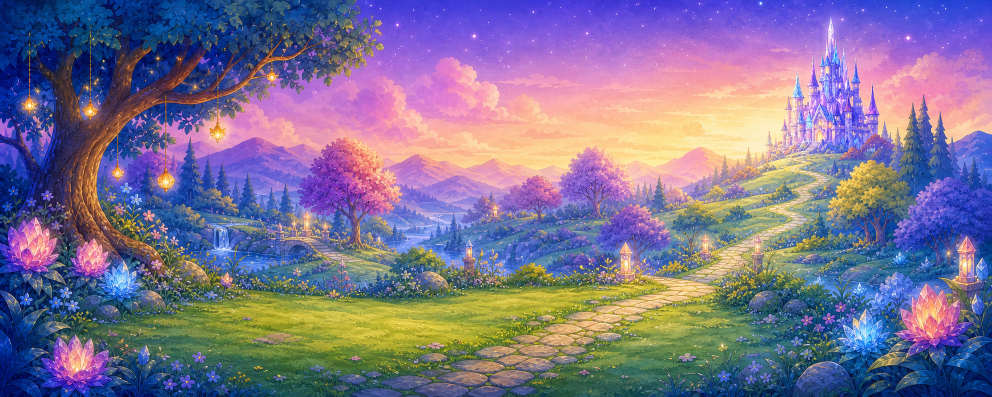
#> input picture assets/backgrounds/fantasy_castle_wide_v2.png, 1983 x 793 px (shown at 1/2 size)
$ python -i render_generated_v2_team_1.py   (imports and definitions only)
#> lines starting #> are read from the running program, lines starting #| are printed output that depends on the picture
"""Render team 1's v2 stationary action previews.

This renderer is intentionally self-contained. It reads only the generated_v2
motion sheets and a v2 background, then writes only the designated generated_v2
team folder. Video frames contain no review labels; labels are confined to the
contact sheets and the output manifest.
"""

from __future__ import annotations

import argparse
import copy
import json
import math
from pathlib import Path
from typing import Any

import imageio.v2 as imageio
import numpy as np
from PIL import Image, ImageDraw, ImageEnhance, ImageFilter, ImageFont, ImageOps


ROOT = Path(__file__).resolve().parents[2]
POSTURE_DIR = ROOT / "assets" / "characters" / "motion_sheets" / "generated_v2" / "team_a_posture"
GESTURE_DIR = ROOT / "assets" / "characters" / "motion_sheets" / "generated_v2" / "team_b_gestures"
OUTPUT_DIR = ROOT / "output" / "video_previews" / "generated_v2" / "team_1_stationary"
BACKGROUND_PATH = ROOT / "assets" / "backgrounds" / "fantasy_castle_wide_v2.png"

CHARACTER = "male_01"
WIDTH = 960
HEIGHT = 480
FPS = 30
DURATION_SECONDS = 8.0
FRAME_COUNT = 240
GROUND_Y = 452
FLOW_MIN_SILHOUETTE_IOU = 0.40
ACTION_ORDER = ("kneel", "bow", "crouch", "stretch", "clap", "point", "nod", "dance")
POSTURE_ACTIONS = set(ACTION_ORDER[:4])
FORCED_POSE_CUT_ACTIONS = {"dance"}


# Each action gets a deliberately different timing arc. Repeated cells encode
# holds without inventing extra art between authored poses.
TIMELINES: dict[str, tuple[tuple[float, int, str], ...]] = {
    "kneel": (
        (0.00, 0, "prepare"), (0.13, 1, "prepare"), (0.29, 2, "act"),
        (0.40, 3, "act"), (0.56, 4, "hold"), (0.67, 5, "hold"),
        (0.84, 6, "recover"), (1.00, 7, "recover"),
    ),
    "bow": (
        (0.00, 0, "prepare"), (0.16, 1, "prepare"), (0.31, 2, "act"),
        (0.43, 3, "act"), (0.61, 4, "hold"), (0.69, 5, "hold"),
        (0.86, 6, "recover"), (1.00, 7, "recover"),
    ),
    "crouch": (
        (0.00, 0, "prepare"), (0.15, 1, "prepare"), (0.31, 2, "act"),
        (0.43, 3, "act"), (0.61, 4, "hold"), (0.70, 5, "hold"),
        (0.86, 6, "recover"), (1.00, 7, "recover"),
    ),
    "stretch": (
        (0.00, 0, "prepare"), (0.15, 1, "prepare"), (0.29, 2, "act"),
        (0.42, 3, "act"), (0.59, 4, "hold"), (0.70, 5, "hold"),
        (0.86, 6, "recover"), (1.00, 7, "recover"),
    ),
    "clap": (
        (0.00, 0, "prepare"), (0.13, 1, "prepare"), (0.25, 2, "act"),
        (0.34, 3, "hold"), (0.43, 4, "act"), (0.57, 5, "prepare"),
        (0.70, 6, "act"), (0.79, 6, "hold"), (1.00, 7, "recover"),
    ),
    "point": (
        (0.00, 0, "prepare"), (0.15, 1, "act"), (0.28, 2, "act"),
        (0.39, 3, "hold"), (0.50, 4, "recover"), (0.63, 5, "act"),
        (0.76, 6, "hold"), (1.00, 7, "recover"),
    ),
    "nod": (
        (0.00, 0, "prepare"), (0.16, 1, "act"), (0.29, 2, "act"),
        (0.41, 3, "hold"), (0.55, 4, "recover"), (0.70, 5, "recover"),
        (0.83, 6, "hold"), (1.00, 7, "recover"),
    ),
    "dance": (
        (0.00, 0, "prepare"), (0.14, 1, "act"), (0.27, 2, "hold"),
        (0.42, 3, "act"), (0.55, 4, "hold"), (0.69, 5, "act"),
        (0.84, 6, "act"), (1.00, 7, "recover"),
    ),
}


# [29 lines left out: functions parse_args, read_json, find_asset, resolve_sheet, not called in this run]


def extract_cells(sheet_path: Path) -> tuple[Image.Image, ...]:
    with Image.open(sheet_path) as source:
#> source is the input picture: PIL image 1983x793 RGB; mean R, G, B 123.8, 113.9, 145.2
        sheet = source.convert("RGBA")
        cells: list[Image.Image] = []
        for index in range(8):
            column = index % 4
            row = index // 4
            left = round(column * sheet.width / 4)
            right = round((column + 1) * sheet.width / 4)
            top = round(row * sheet.height / 2)
            bottom = round((row + 1) * sheet.height / 2)
            cell = sheet.crop((left, top, right, bottom))
            bbox = cell.getchannel("A").getbbox()
            if bbox is None:
                raise ValueError(f"Empty alpha cell {index} in {sheet_path}")
            cells.append(cell.crop(bbox))
#> this loop made 8 passes
#> bbox on passes 1 to 8: (0, 0, 496, 396), (0, 0, 496, 396), (0, 0, 495, 396), (0, 0, 496, 396), (0, 0, 496, 397), (0, 0, 496, 397), (0, 0, 495, 397), (0, 0, 496, 397)
#> pass 1, in extract_cells, `cell = sheet.crop((left, top, right, bottom))`:
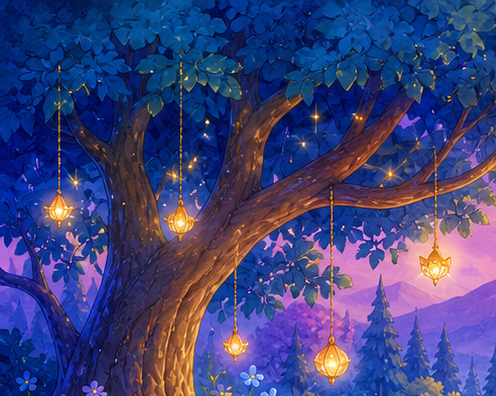
#> cell: PIL image 496x396 RGBA; mean R, G, B, A 62.7, 66.2, 123.8, 255
#> pass 2, in extract_cells, `cell = sheet.crop((left, top, right, bottom))`:
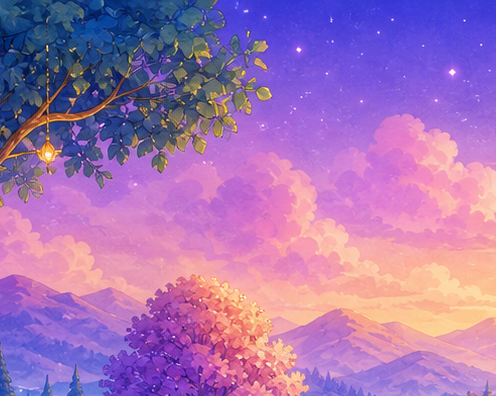
#> cell: PIL image 496x396 RGBA; mean R, G, B, A 165.5, 116, 178.1, 255
#> pass 3, in extract_cells, `cell = sheet.crop((left, top, right, bottom))`:
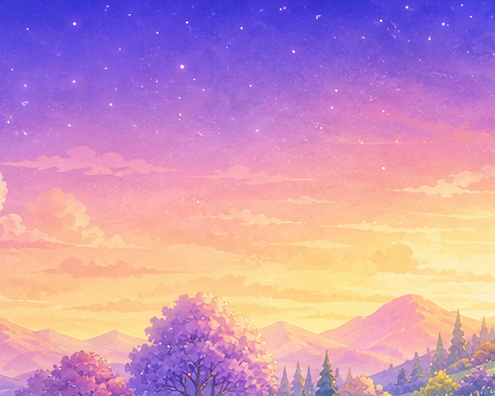
#> cell: PIL image 495x396 RGBA; mean R, G, B, A 201.6, 148.5, 184, 255
#> after the loop:
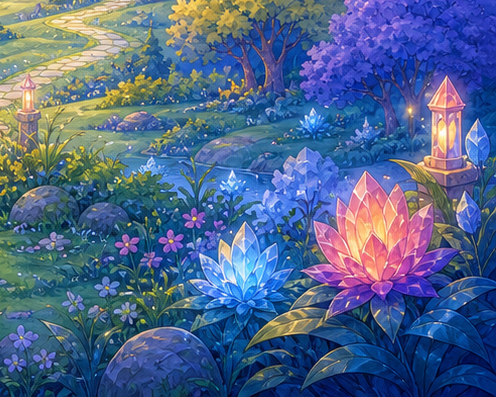
#> cell: PIL image 496x397 RGBA; mean R, G, B, A 79.6, 101.4, 139.8, 255
#> after the loop, cells = 8 items
    return tuple(cells)


def source_phase_by_cell(asset: dict[str, Any]) -> dict[int, str]:
    records = asset.get("frames") or asset.get("phase_intent") or []
    return {int(record["cell"]) - 1: str(record.get("phase", "")) for record in records}


def smoothstep(value: float) -> float:
    value = min(max(float(value), 0.0), 1.0)
    return value * value * (3.0 - 2.0 * value)


# [450 lines left out: functions bottom_aligned_canvases, trim_alpha, premultiplied_blend, interpolate_pose, pose_at, fit_background and 10 more, not called in this run]


# [2 lines not run here, left out]

>>> result = extract_cells('../../assets/backgrounds/fantasy_castle_wide_v2.png')
#> result = 8 items

$ run again, on assets/backgrounds/adventure_harbor_wide_v1.png
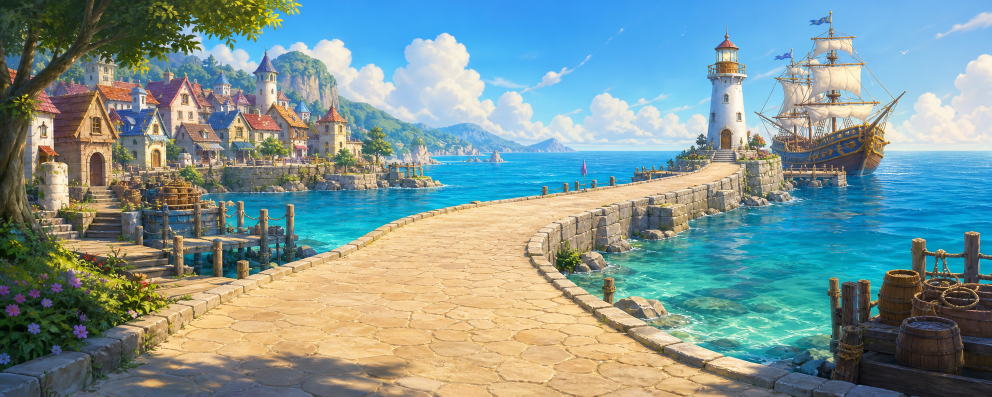
#> input picture assets/backgrounds/adventure_harbor_wide_v1.png, 1983 x 793 px (shown at 1/2 size)
#> in extract_cells, source is the input picture: PIL image 1983x793 RGB; mean R, G, B 124.8, 149.4, 147.6
#> the loop in extract_cells, `for index in range(8):` made 8 passes
#> bbox on passes 1 to 8: (0, 0, 496, 396), (0, 0, 496, 396), (0, 0, 495, 396), (0, 0, 496, 396), (0, 0, 496, 397), (0, 0, 496, 397), (0, 0, 495, 397), (0, 0, 496, 397)
#> pass 1, in extract_cells, `cell = sheet.crop((left, top, right, bottom))`:
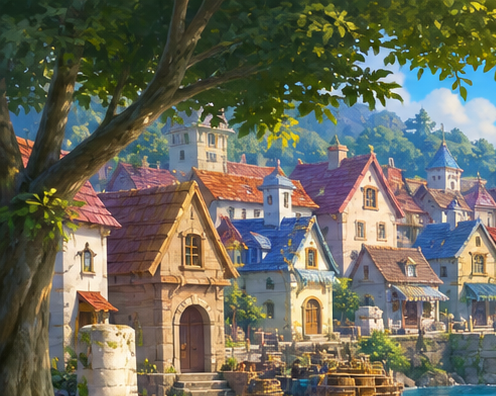
#> cell: PIL image 496x396 RGBA; mean R, G, B, A 107.8, 107.3, 92.3, 255
#> after the loop in extract_cells, `for index in range(8):`:
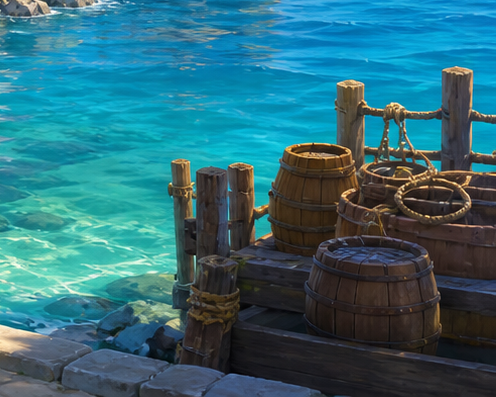
#> cell: PIL image 496x397 RGBA; mean R, G, B, A 46.7, 107.2, 119.7, 255
#> after the loop in extract_cells, `for index in range(8):`: cells = 8 items

$ run again, on assets/backgrounds/adventure_ruins.png
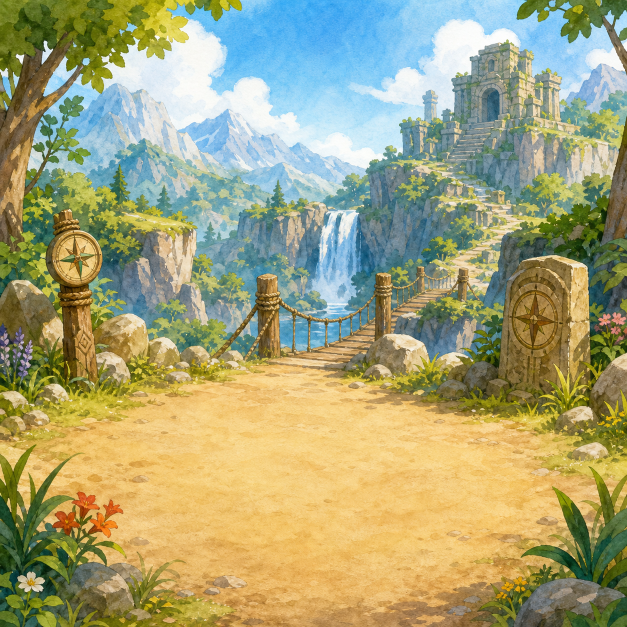
#> input picture assets/backgrounds/adventure_ruins.png, 1254 x 1254 px (shown at 1/2 size)
#> in extract_cells, source is the input picture: PIL image 1254x1254 RGB; mean R, G, B 164.1, 163.1, 121.2
#> the loop in extract_cells, `for index in range(8):` made 8 passes
#> bbox on passes 1 to 8: (0, 0, 314, 627), (0, 0, 313, 627), (0, 0, 313, 627), (0, 0, 314, 627), (0, 0, 314, 627), (0, 0, 313, 627), (0, 0, 313, 627), (0, 0, 314, 627)
#> pass 1, in extract_cells, `cell = sheet.crop((left, top, right, bottom))`:
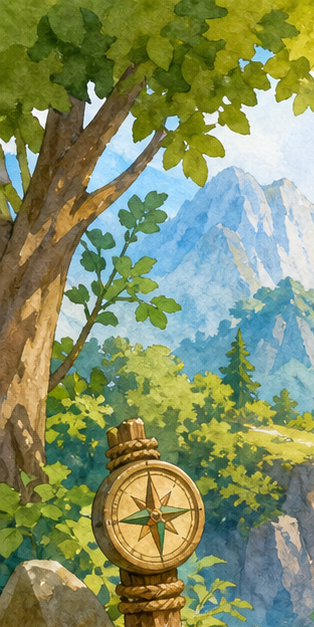
#> cell: PIL image 314x627 RGBA; mean R, G, B, A 131.5, 143.3, 100.3, 255
#> after the loop in extract_cells, `for index in range(8):`:
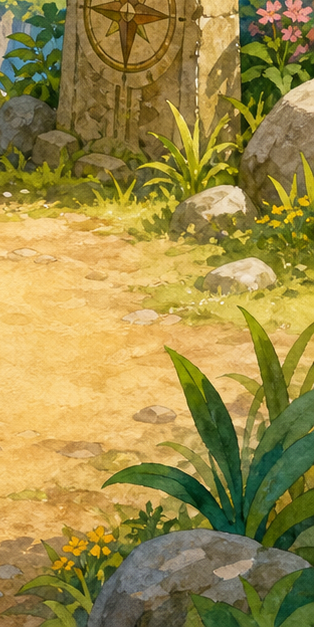
#> cell: PIL image 314x627 RGBA; mean R, G, B, A 155.4, 138.1, 70.8, 255
#> after the loop in extract_cells, `for index in range(8):`: cells = 8 items

$ run again, on assets/backgrounds/adventure_ruins_wide_v2.png
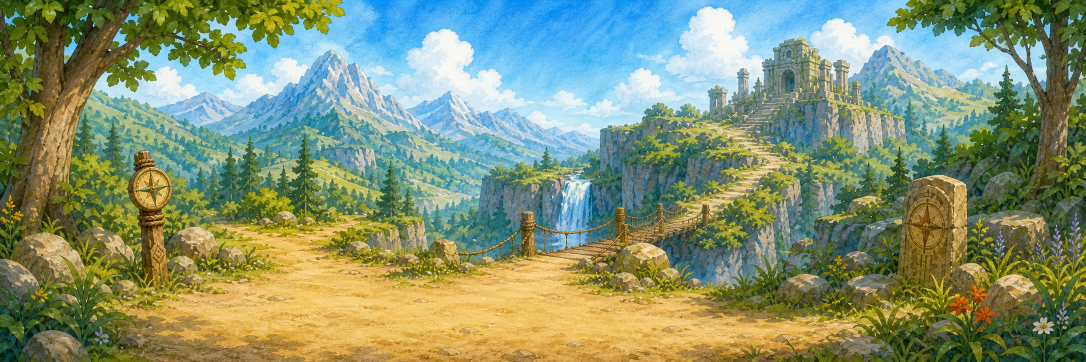
#> input picture assets/backgrounds/adventure_ruins_wide_v2.png, 2172 x 724 px (shown at 1/2 size)
#> in extract_cells, source is the input picture: PIL image 2172x724 RGB; mean R, G, B 130.9, 146.1, 113.2
#> the loop in extract_cells, `for index in range(8):` made 8 passes
#> pass 1, in extract_cells, `cell = sheet.crop((left, top, right, bottom))`:
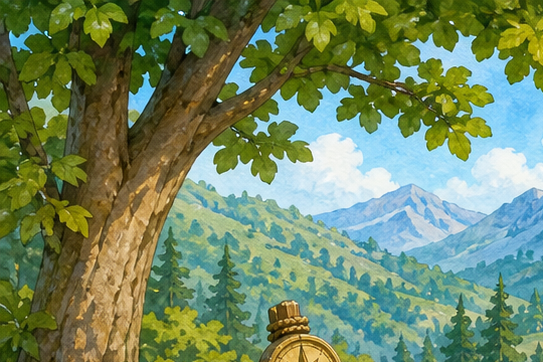
#> cell: PIL image 543x362 RGBA; mean R, G, B, A 113.3, 136.2, 99.2, 255
#> after the loop in extract_cells, `for index in range(8):`:
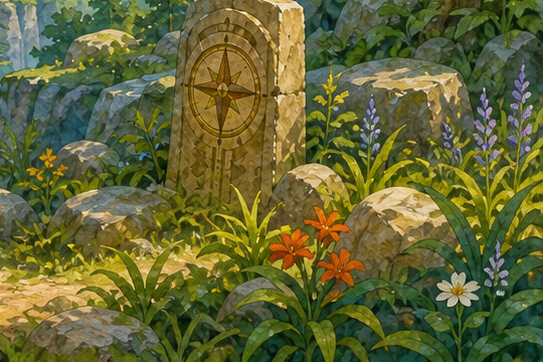
#> cell: PIL image 543x362 RGBA; mean R, G, B, A 99.5, 101.7, 52.1, 255
#> after the loop in extract_cells, `for index in range(8):`: cells = 8 items
